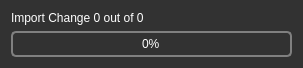
<?xml version="1.0" encoding="UTF-8"?>
<ui version="4.0">
 <class>Dialog</class>
 <widget class="QDialog" name="Dialog">
  <property name="windowModality">
   <enum>Qt::ApplicationModal</enum>
  </property>
  <property name="geometry">
   <rect>
    <x>0</x>
    <y>0</y>
    <width>303</width>
    <height>68</height>
   </rect>
  </property>
  <property name="windowTitle">
   <string>Import Changes</string>
  </property>
  <property name="styleSheet">
   <string notr="true">QToolTip
{
     border: 1px solid black;
     background-color: #ffa02f;
     padding: 1px;
     border-radius: 3px;
     opacity: 100;
}

QWidget
{
    color: white;
    background-color: #323232;
}

QWidget:item:hover
{
    background-color: QLinearGradient( x1: 0, y1: 0, x2: 0, y2: 1, stop: 0 #ffa02f, stop: 1 #ca0619);
    color: #000000;
}

QWidget:item:selected
{
    background-color: QLinearGradient( x1: 0, y1: 0, x2: 0, y2: 1, stop: 0 #ffa02f, stop: 1 #d7801a);
}

QMenuBar
{
	background: #242424;
}

QMenuBar::item
{
    background: transparent;
}

QMenuBar::item:selected
{
    background: transparent;
    border: 1px solid #ffaa00;
}

QMenuBar::item:pressed
{
    background: #444;
    border: 1px solid #000;
    background-color: QLinearGradient(
        x1:0, y1:0,
        x2:0, y2:1,
        stop:1 #212121,
        stop:0.4 #343434/*,
        stop:0.2 #343434,
        stop:0.1 #ffaa00*/
    );
    margin-bottom:-1px;
    padding-bottom:1px;
}

QMenu
{
    border: 1px solid #000;
}

QMenu::item
{
    padding: 2px 20px 2px 20px;
}

QMenu::item:selected
{
    color: #000000;
}

QWidget:disabled
{
    color: #404040;
    background-color: #323232;
}

QLineEdit
{
    background-color: QLinearGradient( x1: 0, y1: 0, x2: 0, y2: 1, stop: 0 #4d4d4d, stop: 0 #646464, stop: 1 #5d5d5d);
    padding: 1px;
    border-style: solid;
    border: 1px solid #1e1e1e;
    border-radius: 5;
}

QSpinBox
{
    background-color: QLinearGradient( x1: 0, y1: 0, x2: 0, y2: 1, stop: 0 #4d4d4d, stop: 0 #646464, stop: 1 #5d5d5d);
    padding: 1px;
    border-style: solid;
    border: 1px solid #1e1e1e;
    border-radius: 5;
}

QPushButton
{
    color: white;
    background-color: QLinearGradient( x1: 0, y1: 0, x2: 0, y2: 1, stop: 0 #565656, stop: 0.1 #525252, stop: 0.5 #4e4e4e, stop: 0.9 #4a4a4a, stop: 1 #464646);
    border-width: 1px;
    border-color: #1e1e1e;
    border-style: solid;
    border-radius: 6;
    padding: 3px;
    padding-left: 5px;
    padding-right: 5px;
}

QPushButton:pressed
{
    background-color: QLinearGradient( x1: 0, y1: 0, x2: 0, y2: 1, stop: 0 #2d2d2d, stop: 0.1 #2b2b2b, stop: 0.5 #292929, stop: 0.9 #282828, stop: 1 #252525);
}

QComboBox
{
    selection-background-color: #ffaa00;
    background-color: QLinearGradient( x1: 0, y1: 0, x2: 0, y2: 1, stop: 0 #565656, stop: 0.1 #525252, stop: 0.5 #4e4e4e, stop: 0.9 #4a4a4a, stop: 1 #464646);
    border-style: solid;
    border: 1px solid #1e1e1e;
    border-radius: 5;
	padding-left: 4px;
}

QComboBox:hover,QPushButton:hover
{
    border: 2px solid QLinearGradient( x1: 0, y1: 0, x2: 0, y2: 1, stop: 0 #ffa02f, stop: 1 #d7801a);
}


QComboBox:on
{
    background-color: QLinearGradient( x1: 0, y1: 0, x2: 0, y2: 1, stop: 0 #2d2d2d, stop: 0.1 #2b2b2b, stop: 0.5 #292929, stop: 0.9 #282828, stop: 1 #252525);
    selection-background-color: #ffaa00;
}

QComboBox QAbstractItemView
{
    border: 2px solid darkgray;
    selection-background-color: QLinearGradient( x1: 0, y1: 0, x2: 0, y2: 1, stop: 0 #ffa02f, stop: 1 #d7801a);
}

QComboBox::drop-down
{
     subcontrol-origin: padding;
     subcontrol-position: top right;
     width: 15px;

     border-left-width: 0px;
     border-left-color: darkgray;
     border-left-style: solid; /* just a single line */
     border-top-right-radius: 3px; /* same radius as the QComboBox */
     border-bottom-right-radius: 3px;
 }

QComboBox::down-arrow
{
     image: url(:images/images/down_arrow.png);
}

QGroupBox:focus
{
border: 2px solid QLinearGradient( x1: 0, y1: 0, x2: 0, y2: 1, stop: 0 #ffa02f, stop: 1 #d7801a);
}

QTextEdit:focus
{
    border: 2px solid QLinearGradient( x1: 0, y1: 0, x2: 0, y2: 1, stop: 0 #ffa02f, stop: 1 #d7801a);
}

QScrollBar:horizontal {
     border: 1px solid #222222;
     background: QLinearGradient( x1: 0, y1: 0, x2: 0, y2: 1, stop: 0.0 #121212, stop: 0.2 #282828, stop: 1 #484848);
     height: 7px;
     margin: 0px 16px 0 16px;
}

QScrollBar::handle:horizontal
{
      background: QLinearGradient( x1: 0, y1: 0, x2: 1, y2: 0, stop: 0 #ffa02f, stop: 0.5 #d7801a, stop: 1 #ffa02f);
      min-height: 20px;
      border-radius: 2px;
}

QScrollBar::add-line:horizontal {
      border: 1px solid #1b1b19;
      border-radius: 2px;
      background: QLinearGradient( x1: 0, y1: 0, x2: 1, y2: 0, stop: 0 #ffa02f, stop: 1 #d7801a);
      width: 14px;
      subcontrol-position: right;
      subcontrol-origin: margin;
}

QScrollBar::sub-line:horizontal {
      border: 1px solid #1b1b19;
      border-radius: 2px;
      background: QLinearGradient( x1: 0, y1: 0, x2: 1, y2: 0, stop: 0 #ffa02f, stop: 1 #d7801a);
      width: 14px;
     subcontrol-position: left;
     subcontrol-origin: margin;
}

QAbstractItemView
{
    background-color: #121212;
}

QScrollBar::right-arrow:horizontal, QScrollBar::left-arrow:horizontal
{
      border: 1px solid black;
      width: 1px;
      height: 1px;
      background: white;
}

QScrollBar::add-page:horizontal, QScrollBar::sub-page:horizontal
{
      background: none;
}

QScrollBar:vertical
{
      background: QLinearGradient( x1: 0, y1: 0, x2: 1, y2: 0, stop: 0.0 #121212, stop: 0.2 #282828, stop: 1 #484848);
      width: 7px;
      margin: 16px 0 16px 0;
      border: 1px solid #222222;
}

QScrollBar::handle:vertical
{
      background: QLinearGradient( x1: 0, y1: 0, x2: 0, y2: 1, stop: 0 #ffa02f, stop: 0.5 #d7801a, stop: 1 #ffa02f);
      min-height: 20px;
      border-radius: 2px;
}

QScrollBar::add-line:vertical
{
      border: 1px solid #1b1b19;
      border-radius: 2px;
      background: QLinearGradient( x1: 0, y1: 0, x2: 0, y2: 1, stop: 0 #ffa02f, stop: 1 #d7801a);
      height: 14px;
      subcontrol-position: bottom;
      subcontrol-origin: margin;
}

QScrollBar::sub-line:vertical
{
      border: 1px solid #1b1b19;
      border-radius: 2px;
      background: QLinearGradient( x1: 0, y1: 0, x2: 0, y2: 1, stop: 0 #d7801a, stop: 1 #ffa02f);
      height: 14px;
      subcontrol-position: top;
      subcontrol-origin: margin;
}

QScrollBar::up-arrow:vertical, QScrollBar::down-arrow:vertical
{
      border: 1px solid black;
      width: 1px;
      height: 1px;
      background: white;
}


QScrollBar::add-page:vertical, QScrollBar::sub-page:vertical
{
      background: none;
}

QTextEdit
{
    background-color: #242424;
	padding-left: 1px;
}

QPlainTextEdit
{
    background-color: #242424;
}

QHeaderView::section
{
    background-color: QLinearGradient(x1:0, y1:0, x2:0, y2:1, stop:0 #616161, stop: 0.5 #505050, stop: 0.6 #434343, stop:1 #656565);
    color: white;
    padding-left: 4px;
    border: 1px solid #6c6c6c;
}

QCheckBox:disabled
{
color: #414141;
}

QDockWidget::title
{
    text-align: center;
    spacing: 3px; /* spacing between items in the tool bar */
    background-color: QLinearGradient(x1:0, y1:0, x2:0, y2:1, stop:0 #323232, stop: 0.5 #242424, stop:1 #323232);
}

QDockWidget::close-button, QDockWidget::float-button
{
    text-align: center;
    spacing: 1px; /* spacing between items in the tool bar */
    background-color: QLinearGradient(x1:0, y1:0, x2:0, y2:1, stop:0 #323232, stop: 0.5 #242424, stop:1 #323232);
}

QDockWidget::close-button:hover, QDockWidget::float-button:hover
{
    background: #242424;
}

QDockWidget::close-button:pressed, QDockWidget::float-button:pressed
{
    padding: 1px -1px -1px 1px;
}

QMainWindow::separator
{
    background-color: QLinearGradient(x1:0, y1:0, x2:0, y2:1, stop:0 #161616, stop: 0.5 #151515, stop: 0.6 #212121, stop:1 #343434);
    color: white;
    padding-left: 4px;
    border: 1px solid #4c4c4c;
    spacing: 3px; /* spacing between items in the tool bar */
}

QMainWindow::separator:hover
{

    background-color: QLinearGradient(x1:0, y1:0, x2:0, y2:1, stop:0 #d7801a, stop:0.5 #b56c17 stop:1 #ffa02f);
    color: white;
    padding-left: 4px;
    border: 1px solid #6c6c6c;
    spacing: 3px; /* spacing between items in the tool bar */
}

QToolBar::handle
{
     spacing: 3px; /* spacing between items in the tool bar */
     background: url(:images/images/handle.png);
}

QMenu::separator
{
    height: 2px;
    background-color: QLinearGradient(x1:0, y1:0, x2:0, y2:1, stop:0 #161616, stop: 0.5 #151515, stop: 0.6 #212121, stop:1 #343434);
    color: white;
    padding-left: 4px;
    margin-left: 10px;
    margin-right: 5px;
}

QProgressBar
{
    border: 2px solid grey;
    border-radius: 5px;
    text-align: center;
}

QProgressBar::chunk
{
    background-color: #d7801a;
    width: 2.15px;
    margin: 0.5px;
}

QTabBar::tab {
    color: #b1b1b1;
    border: 1px solid #444;
    border-bottom-style: none;
    background-color: #323232;
    padding-left: 10px;
    padding-right: 10px;
    padding-top: 3px;
    padding-bottom: 2px;
    margin-right: -1px;
}

QTabWidget::pane {
    border: 1px solid #444;
    top: 1px;
}

QTabBar::tab:last
{
    margin-right: 0; /* the last selected tab has nothing to overlap with on the right */
    border-top-right-radius: 3px;
}

QTabBar::tab:first:!selected
{
 margin-left: 0px; /* the last selected tab has nothing to overlap with on the right */


    border-top-left-radius: 3px;
}

QTabBar::tab:!selected
{
    color: #b1b1b1;
    border-bottom-style: solid;
    margin-top: 3px;
    background-color: QLinearGradient(x1:0, y1:0, x2:0, y2:1, stop:1 #212121, stop:.4 #343434);
}

QTabBar::tab:selected
{
    border-top-left-radius: 3px;
    border-top-right-radius: 3px;
    margin-bottom: 0px;
}

QTabBar::tab:!selected:hover
{
    /*border-top: 2px solid #ffaa00;
    padding-bottom: 3px;*/
    border-top-left-radius: 3px;
    border-top-right-radius: 3px;
    background-color: QLinearGradient(x1:0, y1:0, x2:0, y2:1, stop:1 #212121, stop:0.4 #343434, stop:0.2 #343434, stop:0.1 #ffaa00);
}

QRadioButton::indicator:checked, QRadioButton::indicator:unchecked{
    color: #b1b1b1;
    background-color: #323232;
    border: 1px solid #b1b1b1;
    border-radius: 6px;
}

QRadioButton::indicator:checked
{
    background-color: qradialgradient(
        cx: 0.5, cy: 0.5,
        fx: 0.5, fy: 0.5,
        radius: 1.0,
        stop: 0.25 #ffaa00,
        stop: 0.3 #323232);
}

QRadioButton::indicator:checked:disabled
{
    background-color: qradialgradient(
        cx: 0.5, cy: 0.5,
        fx: 0.5, fy: 0.5,
        radius: 1.0,
        stop: 0.25 #323232,
        stop: 0.3 #323232);
}

QCheckBox::indicator{
    color: #b1b1b1;
    background-color: #323232;
    border: 1px solid #b1b1b1;
    width: 9px;
    height: 9px;
}

QRadioButton::indicator
{
    border-radius: 6px;
}

QRadioButton::indicator:hover, QCheckBox::indicator:hover
{
    border: 1px solid #ffaa00;
}

QCheckBox::indicator:checked
{
    image:url(:images/images/checkbox.png);
}

QCheckBox::indicator:disabled, QRadioButton::indicator:disabled
{
    border: 1px solid #444;
}</string>
  </property>
  <layout class="QVBoxLayout" name="verticalLayout">
   <item>
    <widget class="QLabel" name="Label">
     <property name="text">
      <string>Import Change 0 out of 0</string>
     </property>
    </widget>
   </item>
   <item>
    <spacer name="verticalSpacer">
     <property name="orientation">
      <enum>Qt::Vertical</enum>
     </property>
     <property name="sizeHint" stdset="0">
      <size>
       <width>20</width>
       <height>40</height>
      </size>
     </property>
    </spacer>
   </item>
   <item>
    <widget class="QProgressBar" name="Progress">
     <property name="value">
      <number>0</number>
     </property>
    </widget>
   </item>
  </layout>
 </widget>
 <resources/>
 <connections/>
</ui>
